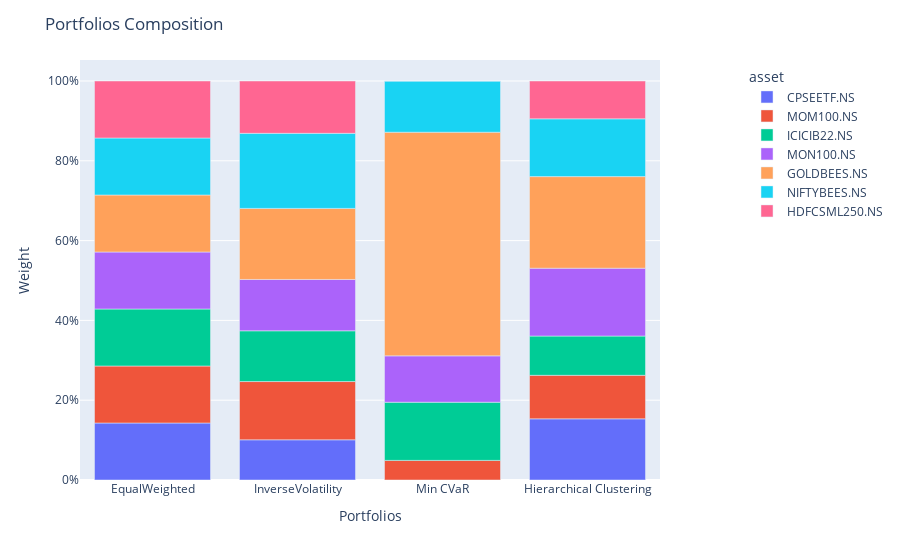

This figure's notebook cell:
### Code cell
pop.plot_composition()

### Figure 1 — Plotly figure (JSON) as saved in the notebook; plotly's stock layout.template omitted (floating-point values rounded to 4 significant figures)
{"data": [{"alignmentgroup": "True", "hovertemplate": "asset=CPSEETF.NS<br>index=%{x}<br>value=%{y}<extra></extra>", "legendgroup": "CPSEETF.NS", "marker": {"color": "#636efa", "pattern": {"shape": ""}}, "name": "CPSEETF.NS", "offsetgroup": "CPSEETF.NS", "orientation": "v", "showlegend": true, "textposition": "auto", "type": "bar", "x": ["EqualWeighted", "InverseVolatility", "Min CVaR", "Hierarchical Clustering"], "xaxis": "x", "y": [0.1429, 0.1008, 0, 0.1533], "yaxis": "y"}, {"alignmentgroup": "True", "hovertemplate": "asset=MOM100.NS<br>index=%{x}<br>value=%{y}<extra></extra>", "legendgroup": "MOM100.NS", "marker": {"color": "#EF553B", "pattern": {"shape": ""}}, "name": "MOM100.NS", "offsetgroup": "MOM100.NS", "orientation": "v", "showlegend": true, "textposition": "auto", "type": "bar", "x": ["EqualWeighted", "InverseVolatility", "Min CVaR", "Hierarchical Clustering"], "xaxis": "x", "y": [0.1429, 0.146, 0.04917, 0.1091], "yaxis": "y"}, {"alignmentgroup": "True", "hovertemplate": "asset=ICICIB22.NS<br>index=%{x}<br>value=%{y}<extra></extra>", "legendgroup": "ICICIB22.NS", "marker": {"color": "#00cc96", "pattern": {"shape": ""}}, "name": "ICICIB22.NS", "offsetgroup": "ICICIB22.NS", "orientation": "v", "showlegend": true, "textposition": "auto", "type": "bar", "x": ["EqualWeighted", "InverseVolatility", "Min CVaR", "Hierarchical Clustering"], "xaxis": "x", "y": [0.1429, 0.1272, 0.1458, 0.09836], "yaxis": "y"}, {"alignmentgroup": "True", "hovertemplate": "asset=MON100.NS<br>index=%{x}<br>value=%{y}<extra></extra>", "legendgroup": "MON100.NS", "marker": {"color": "#ab63fa", "pattern": {"shape": ""}}, "name": "MON100.NS", "offsetgroup": "MON100.NS", "orientation": "v", "showlegend": true, "textposition": "auto", "type": "bar", "x": ["EqualWeighted", "InverseVolatility", "Min CVaR", "Hierarchical Clustering"], "xaxis": "x", "y": [0.1429, 0.1287, 0.1162, 0.1701], "yaxis": "y"}, {"alignmentgroup": "True", "hovertemplate": "asset=GOLDBEES.NS<br>index=%{x}<br>value=%{y}<extra></extra>", "legendgroup": "GOLDBEES.NS", "marker": {"color": "#FFA15A", "pattern": {"shape": ""}}, "name": "GOLDBEES.NS", "offsetgroup": "GOLDBEES.NS", "orientation": "v", "showlegend": true, "textposition": "auto", "type": "bar", "x": ["EqualWeighted", "InverseVolatility", "Min CVaR", "Hierarchical Clustering"], "xaxis": "x", "y": [0.1429, 0.1781, 0.5605, 0.2295], "yaxis": "y"}, {"alignmentgroup": "True", "hovertemplate": "asset=NIFTYBEES.NS<br>index=%{x}<br>value=%{y}<extra></extra>", "legendgroup": "NIFTYBEES.NS", "marker": {"color": "#19d3f3", "pattern": {"shape": ""}}, "name": "NIFTYBEES.NS", "offsetgroup": "NIFTYBEES.NS", "orientation": "v", "showlegend": true, "textposition": "auto", "type": "bar", "x": ["EqualWeighted", "InverseVolatility", "Min CVaR", "Hierarchical Clustering"], "xaxis": "x", "y": [0.1429, 0.1881, 0.1284, 0.1448], "yaxis": "y"}, {"alignmentgroup": "True", "hovertemplate": "asset=HDFCSML250.NS<br>index=%{x}<br>value=%{y}<extra></extra>", "legendgroup": "HDFCSML250.NS", "marker": {"color": "#FF6692", "pattern": {"shape": ""}}, "name": "HDFCSML250.NS", "offsetgroup": "HDFCSML250.NS", "orientation": "v", "showlegend": true, "textposition": "auto", "type": "bar", "x": ["EqualWeighted", "InverseVolatility", "Min CVaR", "Hierarchical Clustering"], "xaxis": "x", "y": [0.1429, 0.1312, 0, 0.09484], "yaxis": "y"}], "layout": {"barmode": "relative", "legend": {"title": {"text": "asset"}, "tracegroupgap": 0, "x": 1.15, "xanchor": "left", "y": 0.99, "yanchor": "top"}, "margin": {"t": 60}, "title": {"text": "Portfolios Composition"}, "xaxis": {"anchor": "y", "domain": [0, 1], "title": {"text": "Portfolios"}}, "yaxis": {"anchor": "x", "domain": [0, 1], "tickformat": ",.0%", "title": {"text": "Weight"}}}}
